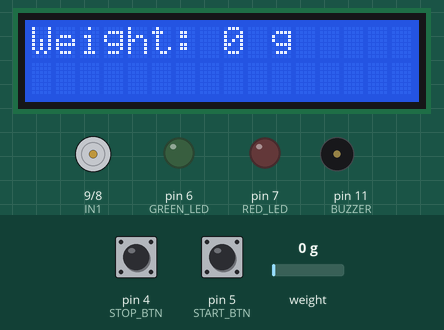
Simulated run of this sketch. Board: Arduino Uno, built with avr-gcc and run on an emulated ATmega328P. Shown: 16×2 character LCD, motor-driver pin pairs drawn as motors (green arrow = first pin HIGH = forward, orange = second pin HIGH = backward, longer = more drive, scaled by the enable pin), output pins drawn as LEDs (lit = HIGH), buzzer (waves = sounding, pin HIGH). Inputs (shaded band) come from the test bench; at power-on: pin 5 (START_BTN) LOW, pin 4 (STOP_BTN) LOW, weight on the scale 0 g. What the sketch prints to the serial monitor is not drawn.

Above: at 5.2 s.
5.3 s: pin 5 (START_BTN) pulled HIGH for 0.65 s
At 7.2 s:
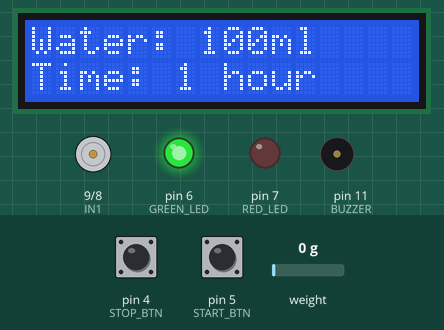
10.8 s: pin 4 (STOP_BTN) pulled HIGH for 3.2 s
At 13.8 s:
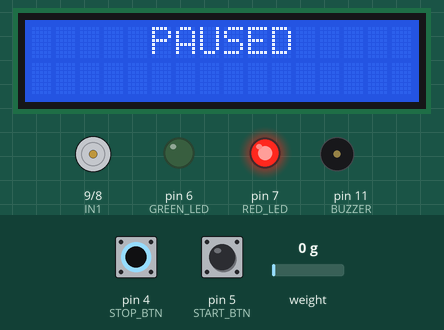
15.5 s: pin 5 (START_BTN) pulled HIGH for 1 s
At 16.6 s:
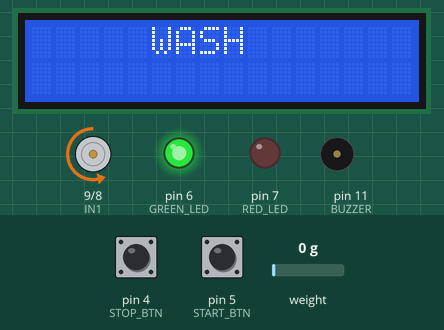
19.3 s: pin 4 (STOP_BTN) pulled HIGH for 0.65 s
At 19.47 s:
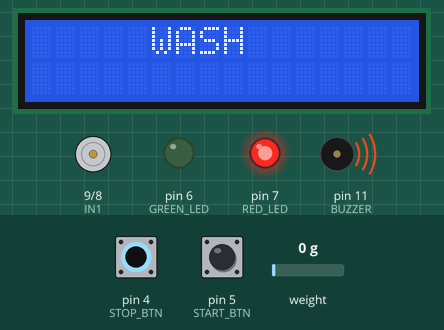
21.4 s: pin 4 (STOP_BTN) pulled HIGH for 1 s
At 21.8 s:
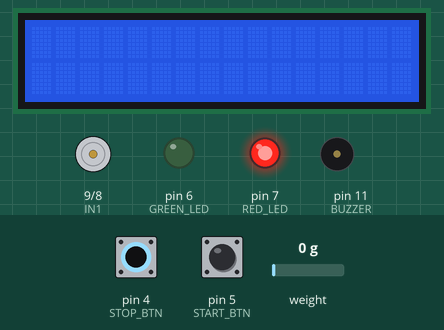
23.9 s: weight on the scale set to 100 g
At 25.4 s:
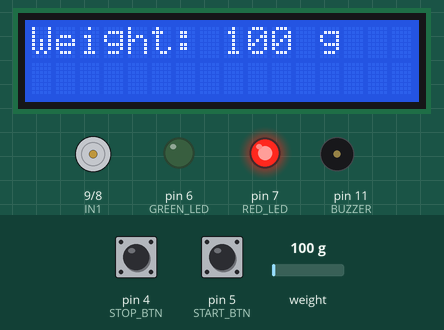
Timing chart, 0 to 26.5 s (numbered marks = the images above; inputs shaded):
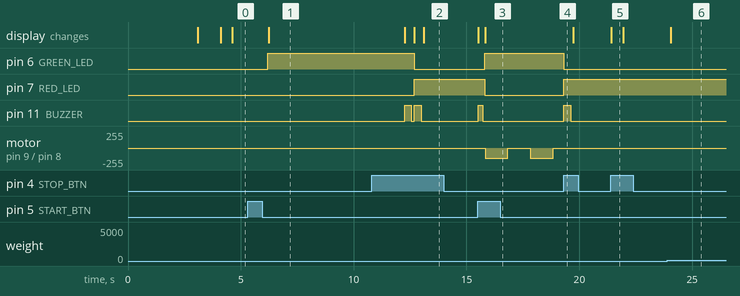

The sketch:

ARDUINO_CODE.ino
```cpp
#include "HX711.h"
#include <LiquidCrystal_I2C.h>
#include <SoftwareSerial.h>
SoftwareSerial espSerial(1, 0); // Arduino pins RX, TX


// ===== PINS =====
const int DOUT_PIN = 2;
const int CLK_PIN  = 3;

const int START_BTN = 5;
const int STOP_BTN  = 4;

const int GREEN_LED = 6;
const int RED_LED   = 7;

// ===== MOTOR + ENCODER =====
const int IN1 = 9;
const int IN2 = 8;
const int ENA = 10;

const int encoderA = 12;
const int encoderB = 13;

const int BUZZER = 11;

unsigned long motorTimer = 0;
int motorPhase = 0; // 0 = CW, 1 = STOP, 2 = CCW, 3 = STOP


// ===== OBJECTS =====
LiquidCrystal_I2C lcd(0x27,16,2);
HX711 scale;

// ===== VARIABLES =====
float calibration_factor = 998;
float weight = 0.0;

// ===== ENCODER =====
volatile long encoderCount = 0;
unsigned long lastRPMTime = 0;
float rpm = 0;
const int PPR = 6;   // SPG30 encoder pulses per rev

// ===== STATES =====
enum State {IDLE, WASHING, DRAINING, PAUSED};
State currentState = IDLE;
State prevState    = IDLE;

// ===== TIMERS =====
unsigned long timerStart = 0;
unsigned long remainingTime = 0;
const unsigned long WASH_TIME  = 15000;
const unsigned long DRAIN_TIME = 15000;

// ===== BUTTON EDGE =====
bool lastStartBtn = LOW;
bool lastStopBtn  = LOW;
bool stopRequest = false;

// ===== ENCODER ISR =====
void encoderISR() {
  if (digitalRead(encoderB) == HIGH)
    encoderCount++;
  else
    encoderCount--;
}

// ===== FUNCTION PROTOTYPES =====
void motorCW();
void motorCCW();
void motorStop();
void calculateRPM();
void displayWeight();
void buzzerBeep(int times, int duration);
void lockWeight();
unsigned long getRemainingTime();
unsigned long getTargetTime();
void runMotorSequence();

// ===== MOTOR + ENCODER FUNCTIONS =====
void motorCW(){
  digitalWrite(IN1, HIGH);
  digitalWrite(IN2, LOW);
  analogWrite(ENA, 150);
}

void motorCCW(){
  digitalWrite(IN1, LOW);
  digitalWrite(IN2, HIGH);
  analogWrite(ENA, 150);
}

void motorStop(){
  digitalWrite(IN1, LOW);
  digitalWrite(IN2, LOW);
  analogWrite(ENA, 0);
}

void setup() {
  Serial.begin(38400);
  espSerial.begin(9600);

  lcd.init();
  lcd.backlight();

  pinMode(START_BTN, INPUT);
  pinMode(STOP_BTN, INPUT);

  pinMode(GREEN_LED, OUTPUT);
  pinMode(RED_LED, OUTPUT);

  pinMode(IN1, OUTPUT);
  pinMode(IN2, OUTPUT);
  pinMode(ENA, OUTPUT);

  pinMode(encoderA, INPUT_PULLUP);
  pinMode(encoderB, INPUT_PULLUP);
  attachInterrupt(digitalPinToInterrupt(encoderA), encoderISR, RISING);

  pinMode(BUZZER, OUTPUT);

  scale.begin(DOUT_PIN, CLK_PIN);
  scale.set_scale(calibration_factor);

  lcd.print("Stabilizing...");
  delay(2000);
  scale.tare();

  lcd.clear();
  lcd.print("System Ready");
  delay(1000);
  lcd.clear();

  motorStop();
}

// ===== LOOP =====
void loop() {

  bool startNow = digitalRead(START_BTN);
  bool stopNow = digitalRead(STOP_BTN);

  espSerial.println("START_WASH");

  if(stopNow == HIGH && lastStopBtn == LOW){
    stopRequest = true;
  }

  bool startPressed = (startNow == HIGH && lastStartBtn == LOW);

  lastStartBtn = startNow;
  lastStopBtn  = stopNow;

  if(currentState == IDLE){
    displayWeight();
    motorStop();
  }

  if(stopRequest){
    if(currentState == WASHING || currentState == DRAINING){
      prevState = currentState;
      remainingTime = getRemainingTime();
      currentState = PAUSED;

      digitalWrite(RED_LED, HIGH);
      digitalWrite(GREEN_LED, LOW);
      motorStop();
      buzzerBeep(1, 300);

      lcd.clear();
      lcd.print("     PAUSED   ");
    }
    else if(currentState == PAUSED){
      currentState = IDLE;
      lcd.clear();
      motorStop();
    }
    stopRequest = false;
  }

  if(startPressed){
    if(currentState == PAUSED){
      currentState = prevState;
      timerStart = millis();
      lcd.clear();
      buzzerBeep(1, 200);
    }
    else if(currentState == IDLE){
      lockWeight();
      remainingTime = 0;
      currentState = WASHING;
      timerStart = millis();
      lockWeight();
      buzzerBeep(1, 300);
    }
  }

  // ===== WASHING =====
  if(currentState == WASHING){
    digitalWrite(GREEN_LED, HIGH);
    digitalWrite(RED_LED, LOW);
    lcd.setCursor(0,0);
    lcd.print("     WASH     ");

    runMotorSequence();
    calculateRPM();

    if(millis() - timerStart >= getTargetTime()){
      currentState = DRAINING;
      timerStart = millis();
      motorStop();
      motorPhase = 0;
    }
  }

  // ===== DRAINING =====
  if(currentState == DRAINING){
    digitalWrite(GREEN_LED, HIGH);
    digitalWrite(RED_LED, LOW);
    lcd.setCursor(0,0);
    lcd.print("    DRAIN     ");

    runMotorSequence();
    calculateRPM();

    if(millis() - timerStart >= getTargetTime()){
      motorStop();
      lcd.clear();
      lcd.print("DONE");
      digitalWrite(GREEN_LED, LOW);
      digitalWrite(RED_LED, HIGH);
      buzzerBeep(3,300);
      delay(2000);
      currentState = IDLE;
      lcd.clear();
    }
  }

} // <-- This was missing! Close loop() properly

// ===== FUNCTIONS =====
void calculateRPM(){
  if(millis() - lastRPMTime >= 1000){
    rpm = abs((encoderCount / (float)PPR) * 60.0);
    encoderCount = 0;
    lastRPMTime = millis();

    Serial.print("RPM: ");
    Serial.println(rpm);
  }
}

void displayWeight()
{
  if(scale.is_ready()){
    weight = scale.get_units(5);
    lcd.setCursor(0,0);
    lcd.print("Weight: ");
    lcd.print(weight,0);
    lcd.print(" g   ");
  }
}

void buzzerBeep(int times, int duration)
{
  for(int i=0;i<times;i++){
    digitalWrite(BUZZER,HIGH);
    delay(duration);
    digitalWrite(BUZZER,LOW);
    delay(100);
  }
}

void lockWeight(){
  digitalWrite(RED_LED, LOW);
  digitalWrite(GREEN_LED, HIGH);

  lcd.clear();
  if(weight < 100){
    lcd.print("Water: 100ml");
    lcd.setCursor(0,1);
    lcd.print("Time: 1 hour");
  }
  else if(weight < 200){
    lcd.print("Water: 200ml");
    lcd.setCursor(0,1);
    lcd.print("Time: 2 hour");
  }
  else{
    lcd.print("Water: 300ml");
    lcd.setCursor(0,1);
    lcd.print("Time: 3 hour");
  }

  delay(3000);
  lcd.clear();
}

void runMotorSequence() {
  if (millis() - motorTimer >= 1000) {   // 5 seconds per phase
    motorTimer = millis();
    motorPhase = (motorPhase + 1) % 4;
  }

  if (motorPhase == 0) motorCCW();
  else if (motorPhase == 1) motorStop();
  else if (motorPhase == 2) motorCCW();
  else motorStop();
}

unsigned long getRemainingTime(){
  unsigned long elapsed = millis() - timerStart;
  unsigned long target  = getTargetTime();
  if(elapsed >= target) return 0;
  return target - elapsed;
}

unsigned long getTargetTime(){
  if(currentState == WASHING || prevState == WASHING)
    return remainingTime == 0 ? WASH_TIME : remainingTime;
  if(currentState == DRAINING || prevState == DRAINING)
    return remainingTime == 0 ? DRAIN_TIME : remainingTime;
  return 0;
}
```

Measured:
- after the input at 5.3 s, pin 6 (GREEN_LED): LOW → HIGH after 0.90 s; the display: changes after 0.93 s (image 1)
- after the input at 10.8 s, pin 6 (GREEN_LED): HIGH → LOW after 1.9 s; pin 7 (RED_LED): LOW → HIGH after 1.9 s; motor on pin 9 (IN1) / pin 8 (IN2): stays stopped (without the input it goes to backward 150/255 after 2.9 s); the display: first differs from a run without the input after 2.3 s (image 2)
- after the input at 15.5 s, pin 6 (GREEN_LED): LOW → HIGH after 0.32 s; pin 7 (RED_LED): HIGH → LOW after 0.32 s; pin 11 (BUZZER): LOW → HIGH at once, → LOW 0.20 s later; motor on pin 9 (IN1) / pin 8 (IN2): alternates backward 150/255 for 1.0 s and stopped for 1.0 s, starting after 0.33 s; the display: first changes at once (image 3 shows a later state)
- after the input at 19.3 s, pin 6 (GREEN_LED): HIGH → LOW at once; pin 7 (RED_LED): LOW → HIGH at once; pin 11 (BUZZER): LOW → HIGH at once, → LOW 0.30 s later; motor on pin 9 (IN1) / pin 8 (IN2): stays stopped (without the input it goes to backward 150/255 after 0.53 s)
- after the input at 21.4 s, the display: changes at once (image 5)
- after the input at 23.9 s, the display: changes after 0.15 s (image 6)
- by itself, pin 11 (BUZZER): alternates HIGH for 0.30 s and LOW for 0.13 s, 4 changes in all, then stays LOW
